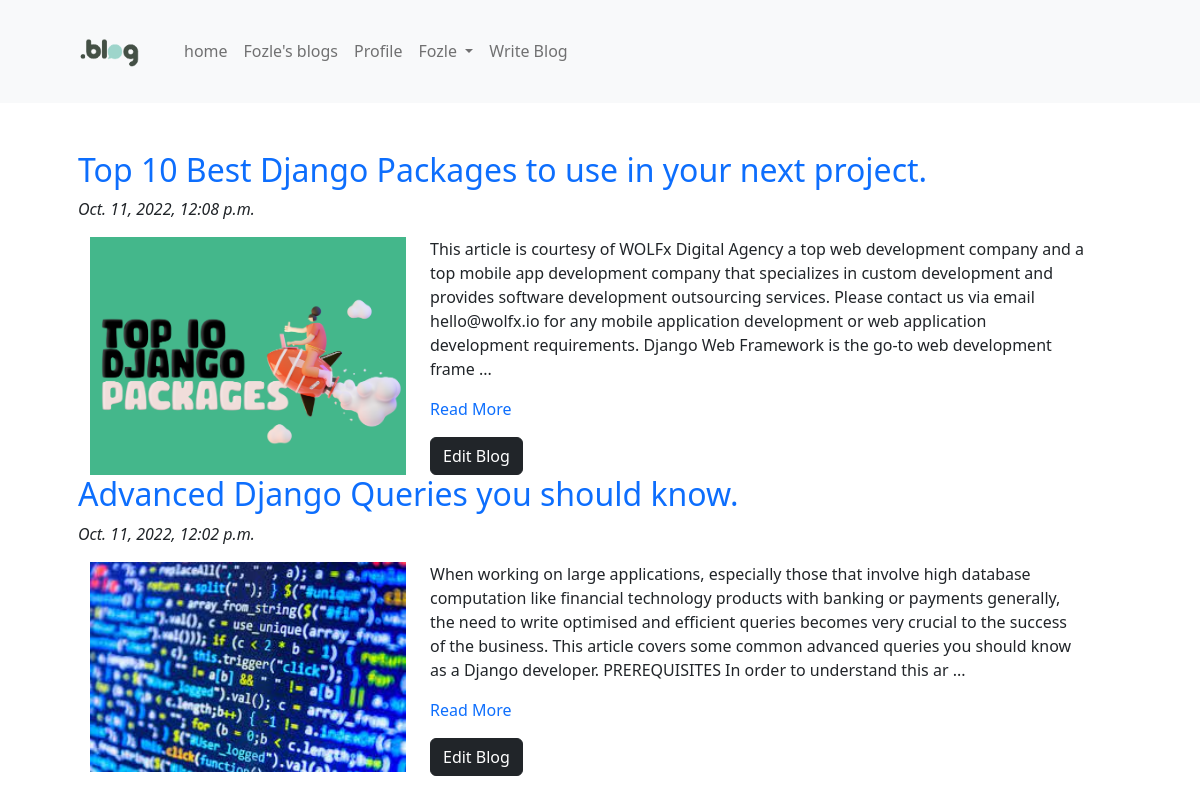
Screenshot of /blog/myblog/ (signed in) with the database file from the repository.
### blog_app/models.py (models this page shows, shortened)
class Blog(models.Model):
    author = models.ForeignKey(
        User, on_delete=models.CASCADE, related_name='post_author')
    blog_title = models.CharField(max_length=264, verbose_name='put a title')
    slug = models.SlugField(max_length=254, unique=True)
    blog_content = models.TextField(verbose_name='what is in your mind')
    blog_img = models.ImageField(upload_to='blog_images', verbose_name='image')
    publish_date = models.DateTimeField(auto_now_add=True)
    update_date = models.DateTimeField(auto_now=True)
    class Meta:
        ordering = ['-publish_date', ]

### blog_app/views.py (the view)
# urls.py: path('myblog/', views.MyBlogs.as_view(), name='myblogs'),
class MyBlogs(LoginRequiredMixin, TemplateView):
    template_name = 'blog_app/my_blog.html'

### blog_app/templatetags/custom_filter.py (called while the page is built)
def range_filter(value):
    return value[0: 400]

### templates/blog_app/my_blog.html (shortened to what this page needs)
{% extends 'base.html'%}
{% load custom_filter %}
{% block content %}
{% for blog in user.post_author.all%}
<a href="{% url 'blog_app:blog_detail' slug=blog.slug %}" style="text-decoration:none;"><h2>{{blog.blog_title}}</h2></a>
<p><i>{{blog.publish_date}}</i></p>
<div class=" container row">
    <div class="col-4">
        <img src="/media/{{blog.blog_img}}" alt="" width="100%">
    </div>
    <div class="col-8">
        <p>{{blog.blog_content  | range_filter }} ...</p>
        <p><a href="{% url 'blog_app:blog_detail' slug=blog.slug %}" style="text-decoration: none;">Read More</a></p>
        <a class="btn btn-dark" href="{% url 'blog_app:edit_blog' pk=blog.pk %}" style="text-decoration: none;">Edit Blog</a>
    </div>
</div>
{% endfor %}
{% endblock %}

### templates/base.html (shortened to what this page needs)
<!DOCTYPE html>
<html lang="en">
  <head>
    <link
      href="https://cdn.jsdelivr.net/npm/bootstrap@5.2.2/dist/css/bootstrap.min.css"
      rel="stylesheet"
    />
  </head>
  <body>
    <nav class="navbar navbar-expand-lg bg-light">
      <div class="container-fluid " >
        <a class="navbar-brand ms-5" href="#"><img src="/media/logo.png" alt="" width="100px"></a>
        <div class="collapse navbar-collapse" id="navbarSupportedContent">
          <ul class="navbar-nav me-auto mb-2 mb-lg-0">
            <li class="nav-item">
              <a
                class="nav-link "
                aria-current="page"
                href="{% url 'home'%}"
                >home</a
              >
            </li>
            {% if user.is_authenticated %}
            <li class="nav-item">
              <a
                class="nav-link "
                aria-current="page"
                href="{% url 'blog_app:myblogs'%}"
                >{{user}}'s blogs </a
              >
            </li>
            <li class="nav-item">
              <a
                class="nav-link "
                aria-current="page"
                href="{% url 'login_app:profile'%}"
                >Profile </a
              >
            </li>
            <li class="nav-item dropdown">
              <a
                class="nav-link dropdown-toggle"
                href="#"
                role="button"
                data-bs-toggle="dropdown"
                aria-expanded="false"
              >
                {{user.username}}
              </a>
            </li>
            <li class="nav-item">
              <a
                class="nav-link "
                aria-current="page"
                href="{% url 'blog_app:create-blog'%}"
                >Write Blog</a
              >
            </li>
            {% endif %}
          </ul>
        </div>
      </div>
    </nav>
    <div class="container p-5">{% block content %} {% endblock %}</div>
  </body>
</html>

### rows the page displays
Blog: blog_title "Top 10 Best Django Packages to use in your next project.", publish_date "Oct. 11, 2022, 12:08 p.m.", blog_img (picture), blog_content|range_filter "This article is courtesy of WOLFx Digital Agency a top web development company and a top mobile app development company that specializes in custom development and provides software development outsourcing services. Please contact us via email hello@wolfx.io for any mobile application development or web application development requirements. Django Web Framework is the go-to web development frame"
Blog: blog_title "Advanced Django Queries you should know.", publish_date "Oct. 11, 2022, 12:02 p.m.", blog_img (picture), blog_content|range_filter "When working on large applications, especially those that involve high database computation like financial technology products with banking or payments generally, the need to write optimised and efficient queries becomes very crucial to the success of the business. This article covers some common advanced queries you should know as a Django developer. PREREQUISITES In order to understand this ar"

### other values shown
{{ user }} "Fozle"
{{ user.username }} "Fozle"
